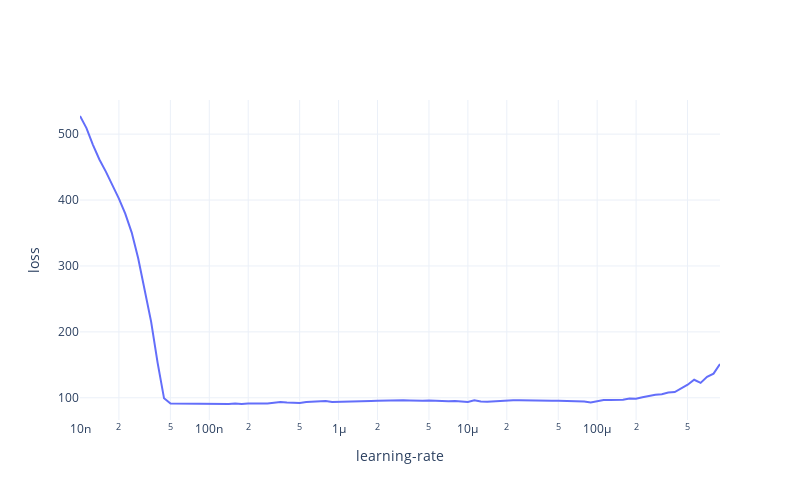

Notebook cell for this chart:
### Code cell
# LSTM Model - Tensorflow
# --------------------------------------------------------------------------------------------------
model =  Sequential([
    Conv1D(filters = 64, kernel_size = 3, strides = 1, activation = "relu", padding = "causal", input_shape = [window_size, 1]),
    LSTM(64, return_sequences = True),
    LSTM(64),
    Dense(30, activation = "relu"),
    Dense(30, activation = "relu"),
    Dense(1),
    Lambda(lambda x: x * 400)
])

# --- Tune learning rate ---
# Store initial weights
init_weights = model.get_weights()

# Find best learning rates for these weights
history, p2, best_lr = tune_learning_rate(model = model, trainset = trainset, lr = 1e-8)
p2.update_layout(width = 800, height = 500)
p2.show()

print(f"Best learning-rate : {best_lr}")
#best lr = 5.011872336272723e-07
